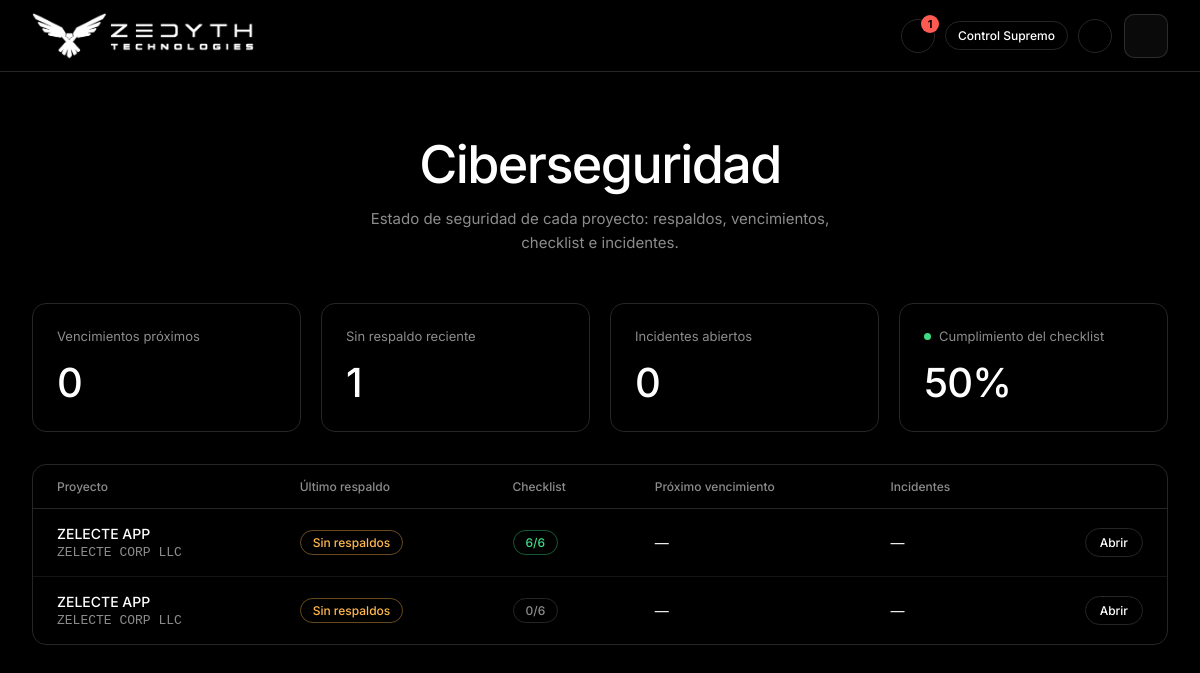
Page /ciberseguridad (signed in) on the committed database.
### app.py (models this page shows)
class Proyecto(db.Model):
    id = db.Column(db.Integer, primary_key=True)
    cliente_id = db.Column(db.Integer, db.ForeignKey('cliente.id'), nullable=False)
    nombre = db.Column(db.String(150), nullable=False)
    estado = db.Column(db.String(20), default="Desarrollo")  # Desarrollo, Activo, Mantenido, Suspendido
    repo_url = db.Column(db.String(300))
    rama_produccion = db.Column(db.String(60), default="main")
    carpeta_local = db.Column(db.String(300))   # ruta de la carpeta del proyecto en tu equipo
    boveda_ref = db.Column(db.String(300))      # referencia a tu gestor de contraseñas (NO guardar llaves aquí)
    stack = db.Column(db.String(200))
    dominio_registrador = db.Column(db.String(200))
    frontend_plataforma = db.Column(db.String(100))
    backend_plataforma = db.Column(db.String(100))
    bd_storage = db.Column(db.String(200))
    ia_cuentas = db.Column(db.String(300))   # solo nombre de cuenta/ubicación; no guardar llaves en claro
    creado_en = db.Column(db.DateTime, default=datetime.utcnow)
    costos = db.relationship('CostoServicio', backref='proyecto', lazy=True)

class Cliente(db.Model):
    id = db.Column(db.Integer, primary_key=True)
    nombre_comercial = db.Column(db.String(200), nullable=False)
    razon_social = db.Column(db.String(200))
    rfc = db.Column(db.String(20))
    direccion_fiscal = db.Column(db.String(300))
    contacto = db.Column(db.String(100), nullable=False)   # correo principal
    contacto_nombre = db.Column(db.String(120))
    telefono = db.Column(db.String(30))
    membresia_actual = db.Column(db.String(60), default="Ninguna")
    creado_en = db.Column(db.DateTime, default=datetime.utcnow)
    proyectos = db.relationship('Proyecto', backref='cliente', lazy=True)
    suscripcion = db.relationship('Suscripcion', backref='cliente', uselist=False)
    pagos = db.relationship('Pago', backref='cliente', lazy=True)

### app.py (the view)
@app.route('/ciberseguridad')
def ciberseguridad():
    hoy = date.today()
    filas = []
    for p in Proyecto.query.order_by(Proyecto.nombre).all():
        ult = ultimo_respaldo(p)
        filas.append({"p": p, "ult": ult, "dias": (hoy - ult).days if ult else None,
                      "hechos": sum(1 for c in p.checks if c.cumplido),
                      "abiertos": sum(1 for i in p.incidentes if i.estado == "Abierto"),
                      "prox": min(p.vencimientos, key=lambda v: v.fecha, default=None)})
    alertas = alertas_seguridad()
    total = len(filas) * len(CHECKLIST)
    stats = {"vencimientos": sum(1 for a in alertas if a["tipo"] == "Vencimiento"),
             "sin_respaldo": sum(1 for a in alertas if a["tipo"] == "Respaldo"),
             "incidentes": sum(f["abiertos"] for f in filas),
             "cumplimiento": f"{round(100 * sum(f['hechos'] for f in filas) / total)}%" if total else "—"}
    return render_template('ciberseguridad.html', filas=filas, stats=stats, total_items=len(CHECKLIST),
                           dias_respaldo=DIAS_RESPALDO)

### app.py (called while the page is built)
@login_manager.user_loader
def load_user(user_id):
    return db.session.get(Usuario, int(user_id))

@app.before_request
def inicializacion_y_seguridad():
    if not hasattr(app, 'respaldo_hoy') or app.respaldo_hoy != date.today():
        respaldo_automatico_db()
        app.respaldo_hoy = date.today()
    if not current_user.is_authenticated and request.endpoint not in RUTAS_PUBLICAS:
        return redirect(url_for('login', next=request.url))

def _limite():
    return date.today() + timedelta(days=DIAS_AVISO)

@app.context_processor
def inyectar_avisos():
    n = (Suscripcion.query.filter(Suscripcion.proxima_fecha_pago.isnot(None),
                                  Suscripcion.proxima_fecha_pago <= _limite()).count()
         + CostoServicio.query.filter(CostoServicio.proxima_fecha_pago.isnot(None),
                                      CostoServicio.proxima_fecha_pago <= _limite()).count()
         + len(alertas_seguridad()))
    return {"n_avisos": n, "n_leads": Lead.query.filter_by(estado="Nuevo").count()}

def ultimo_respaldo(p):
    return max((r.fecha for r in p.respaldos if r.resultado == "Correcto" and r.fecha), default=None)

### templates/ciberseguridad.html
{% extends "base.html" %}
{% block content %}
<section class="hero">
    <h1>Ciberseguridad</h1>
    <p>Estado de seguridad de cada proyecto: respaldos, vencimientos, checklist e incidentes.</p>
</section>
<div class="stats-grid" style="grid-template-columns: repeat(4, 1fr);">
    <div class="luxury-card"><h3 class="stat-label">Vencimientos próximos</h3><div class="stat-value">{{ stats.vencimientos }}</div></div>
    <div class="luxury-card"><h3 class="stat-label">Sin respaldo reciente</h3><div class="stat-value">{{ stats.sin_respaldo }}</div></div>
    <div class="luxury-card"><h3 class="stat-label">Incidentes abiertos</h3><div class="stat-value">{{ stats.incidentes }}</div></div>
    <div class="luxury-card"><h3 class="stat-label"><span class="dot"></span> Cumplimiento del checklist</h3><div class="stat-value">{{ stats.cumplimiento }}</div></div>
</div>
<div class="luxury-card" style="padding:0; overflow:hidden;">
    <div class="table-wrap">
        <table class="table-luxury">
            <thead><tr><th>Proyecto</th><th>Último respaldo</th><th>Checklist</th><th>Próximo vencimiento</th><th>Incidentes</th><th></th></tr></thead>
            <tbody>
                {% for f in filas %}
                <tr>
                    <td><div style="font-weight:500;">{{ f.p.nombre }}</div><a class="mono" href="/clientes/{{ f.p.cliente.id }}">{{ f.p.cliente.nombre_comercial }}</a></td>
                    <td>{% if f.ult %}<span class="badge {{ 'badge-red' if f.dias > dias_respaldo else 'badge-green' }}">hace {{ f.dias }} d</span>{% else %}<span class="badge badge-amber">Sin respaldos</span>{% endif %}</td>
                    <td><span class="badge {{ 'badge-green' if f.hechos == total_items else 'badge-amber' if f.hechos else '' }}">{{ f.hechos }}/{{ total_items }}</span></td>
                    <td>{% if f.prox %}<span style="color:var(--text-muted);">{{ f.prox.tipo }} {{ f.prox.nombre }}</span><div class="mono">{{ f.prox.fecha }}</div>{% else %}—{% endif %}</td>
                    <td>{% if f.abiertos %}<span class="badge badge-red">{{ f.abiertos }} abierto{{ 's' if f.abiertos > 1 }}</span>{% else %}—{% endif %}</td>
                    <td style="text-align:right;"><a class="btn btn-sm" href="/proyectos/{{ f.p.id }}/seguridad">Abrir</a></td>
                </tr>
                {% else %}
                <tr><td colspan="6" style="text-align:center; padding:48px; color:var(--text-muted);">Aún no hay proyectos. Agrégalos desde la ficha de un cliente.</td></tr>
                {% endfor %}
            </tbody>
        </table>
    </div>
</div>
{% endblock %}

### static/css/style.css (style rules this page uses)
:root { --bg-base: #000000; --bg-panel: #000000; --card-bg: #000000; --text-primary: #ffffff; --text-muted: #8c8c8c; --border-color: #262626; --border-hover: #4a4a4a; --accent-purple: #ffffff; --accent-green: #3ddc84; --accent-red: #ff5a52; --radius: 14px; --mono: ui-monospace, SFMono-Regular, Menlo, Consolas, monospace; }
* { box-sizing: border-box; }
html, body { margin: 0; background: #000; }
body { font-family: 'Inter', system-ui, sans-serif; color: var(--text-primary); -webkit-font-smoothing: antialiased; min-height: 100vh; }
a { color: inherit; text-decoration: none; }
.hero { text-align: center; margin-bottom: 48px; }
.hero h1 { margin: 0; font-size: clamp(32px, 5vw, 52px); font-weight: 500; letter-spacing: -.03em; line-height: 1.1; }
.hero p { margin: 14px auto 0; max-width: 460px; color: var(--text-muted); font-size: 15px; line-height: 1.6; }
.btn { display: inline-flex; align-items: center; justify-content: center; gap: 8px; padding: 10px 22px; border-radius: 999px; border: 1px solid var(--border-color); background: transparent; color: #fff; font: inherit; font-size: 14px; font-weight: 500; cursor: pointer; transition: opacity .2s, border-color .2s; }
.btn-sm { padding: 6px 14px; font-size: 12px; }
.luxury-card { background: var(--card-bg); border: 1px solid var(--border-color); border-radius: var(--radius); padding: 24px; transition: border-color .2s; }
.stats-grid { display: grid; grid-template-columns: repeat(3, 1fr); gap: 20px; margin-bottom: 32px; }
.stat-label { display: flex; align-items: center; gap: 8px; margin: 0 0 14px; color: var(--text-muted); font-size: 13px; font-weight: 400; }
.stat-value { font-size: 40px; font-weight: 500; letter-spacing: -.02em; }
.dot { width: 7px; height: 7px; border-radius: 50%; background: var(--accent-green); }
.table-wrap { overflow-x: auto; }
.table-luxury { width: 100%; border-collapse: collapse; font-size: 14px; }
.table-luxury th { text-align: left; padding: 14px 24px; color: var(--text-muted); font-size: 12px; font-weight: 500; border-bottom: 1px solid var(--border-color); white-space: nowrap; }
.table-luxury td { padding: 16px 24px; border-bottom: 1px solid #141414; }
.table-luxury tbody tr:last-child td { border-bottom: none; }
.mono { font-family: var(--mono); font-size: 13px; color: var(--text-muted); }
.badge { display: inline-block; padding: 4px 12px; border-radius: 999px; font-size: 12px; font-weight: 500; border: 1px solid var(--border-color); color: var(--text-muted); }
.badge-green { color: var(--accent-green); border-color: rgba(61,220,132,.4); }
.badge-amber { color: #ffb84d; border-color: rgba(255,184,77,.4); }

### templates/base.html (style rules this page uses)
html, body { max-width: 100%; overflow-x: hidden; }

### rows in the picture
Proyecto: p.nombre "ZELECTE APP"
Cliente: p.cliente.nombre_comercial "ZELECTE CORP LLC"
Proyecto: p.nombre "ZELECTE APP"
Cliente: p.cliente.nombre_comercial "ZELECTE CORP LLC"

### other values in the picture
{{ n_avisos }} "1"
{{ stats.vencimientos }} "0"
{{ stats.sin_respaldo }} "1"
{{ stats.incidentes }} "0"
{{ stats.cumplimiento }} "50%"
{{ f.hechos }} "6" "0"
{{ total_items }} "6" "6"
